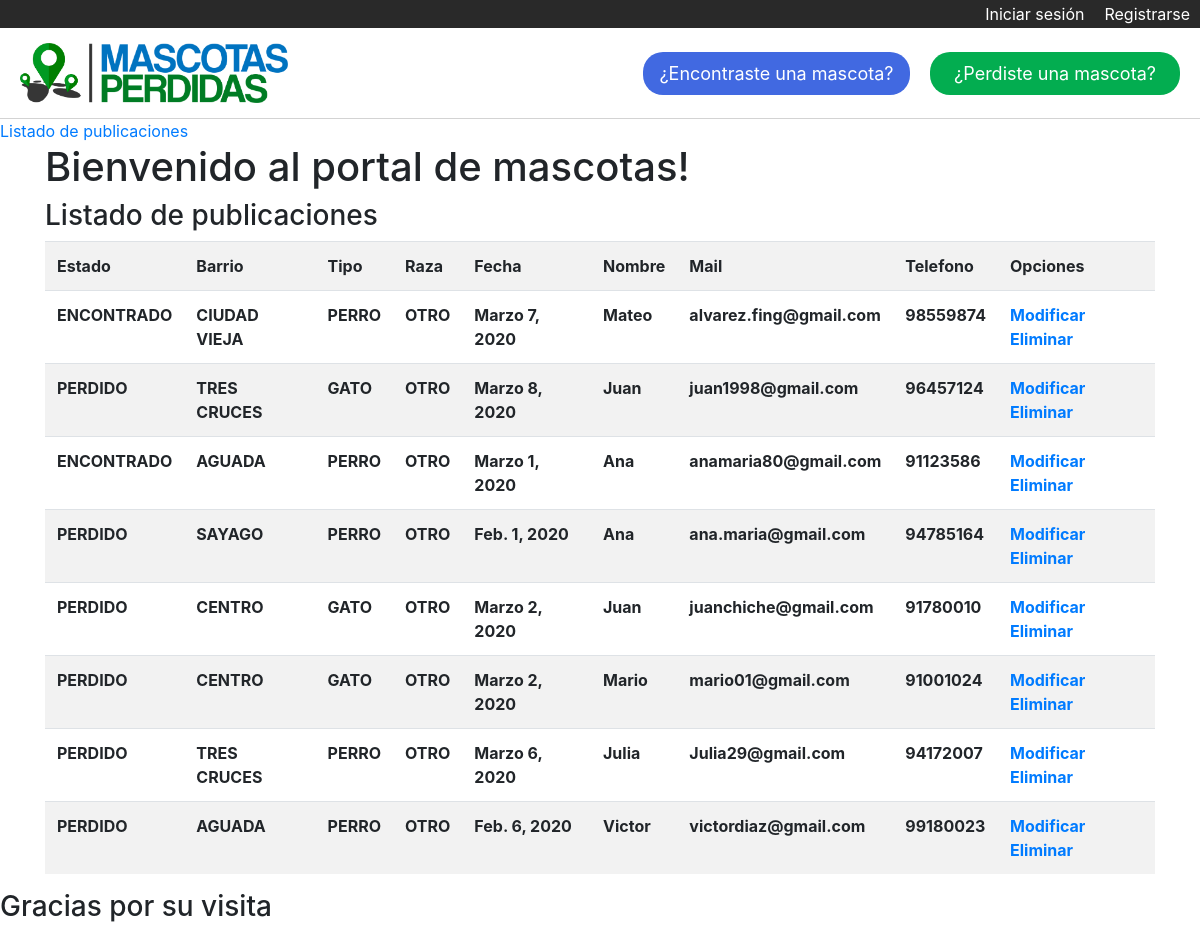
The page /listado_publicaciones/ on the database its author committed.
### Mascotas/models.py (models this page shows)
class MascotaPerdida(models.Model):
    estado = models.CharField(max_length=40)
    imagen = models.ImageField(null=True, blank=True)  # <---- NO SACAR EL NULL NI EL BLANK QUE SE ROMPE LA BBDD
    barrio = models.ForeignKey(Barrio, on_delete=models.CASCADE)
    tipo = models.ForeignKey(Tipo, on_delete=models.CASCADE)
    raza = models.ForeignKey(Raza, on_delete=models.CASCADE)
    fecha = models.DateField()
    nombre = models.CharField(max_length=40)
    mail = models.EmailField()
    telefono = models.IntegerField()
    descripcion = models.TextField()

class Barrio(models.Model):
    lugar = models.CharField(max_length=40)  # <---- Para indicar el barrio donde se perdio
    def __str__(self):
        return self.lugar

class Tipo(models.Model):
    especie = models.CharField(max_length=40)  # <---- Para indicar si es perro, gato, etc.
    def __str__(self):
        return self.especie

class Raza(models.Model):
    tipo = models.CharField(max_length=40)  # <---- Para indicar la raza del animal
    def __str__(self):
        return self.tipo

### Mascotasperdidas/views.py (the view)
# urls.py: path('listado_publicaciones/', Listado_publicaciones, name='listado_publicaciones'),
def Listado_publicaciones(request):
    listado = MascotaPerdida.objects.all()
    data = {
        'listado': listado
    }
    return render(request, 'listado_publicaciones.html', data)

### Mascotasperdidas/templates/listado_publicaciones.html (shortened to what this page needs)
{% extends 'base.html' %}
{% load static %}
{% block contenido %}
        <h3>Listado de publicaciones</h3>
        <table class="table table-striped">
            <tr>
                <th>Estado</th>
                <th>Barrio</th>
                <th>Tipo</th>
                <th>Raza</th>
                <th>Fecha</th>
                <th>Nombre</th>
                <th>Mail</th>
                <th>Telefono</th>
                <th>Opciones</th>
            </tr>
            {% for l in listado %}
                <tr>
                    <th>{{ l.estado }}</th>
                    <th>{{ l.barrio }}</th>
                    <th>{{ l.tipo }}</th>
                    <th>{{ l.raza }}</th>
                    <th>{{ l.fecha }}</th>
                    <th>{{ l.nombre }}</th>
                    <th>{{ l.mail }}</th>
                    <th>{{ l.telefono }}</th>
                    <th>
                        <a href="{% url 'modificar_publicaciones' l.id %}">Modificar</a>
                        <a href="#" onclick="ConfirmarEliminacion({{l.id}})">Eliminar</a>
                    </th>
                </tr>
            {% endfor %}
        </table>
{% endblock %}

### rows shown on the page
MascotaPerdida: estado "ENCONTRADO", barrio "CIUDAD VIEJA", tipo "PERRO", raza "OTRO", fecha "Marzo 7, 2020", nombre "Mateo", mail "alvarez.fing@gmail.com", telefono "98559874"
MascotaPerdida: estado "PERDIDO", barrio "TRES CRUCES", tipo "GATO", raza "OTRO", fecha "Marzo 8, 2020", nombre "Juan", mail "juan1998@gmail.com", telefono "96457124"
MascotaPerdida: estado "ENCONTRADO", barrio "AGUADA", tipo "PERRO", raza "OTRO", fecha "Marzo 1, 2020", nombre "Ana", mail "anamaria80@gmail.com", telefono "91123586"
MascotaPerdida: estado "PERDIDO", barrio "SAYAGO", tipo "PERRO", raza "OTRO", fecha "Feb. 1, 2020", nombre "Ana", mail "ana.maria@gmail.com", telefono "94785164"
MascotaPerdida: estado "PERDIDO", barrio "CENTRO", tipo "GATO", raza "OTRO", fecha "Marzo 2, 2020", nombre "Juan", mail "juanchiche@gmail.com", telefono "91780010"
MascotaPerdida: estado "PERDIDO", barrio "CENTRO", tipo "GATO", raza "OTRO", fecha "Marzo 2, 2020", nombre "Mario", mail "mario01@gmail.com", telefono "91001024"
MascotaPerdida: estado "PERDIDO", barrio "TRES CRUCES", tipo "PERRO", raza "OTRO", fecha "Marzo 6, 2020", nombre "Julia", mail "Julia29@gmail.com", telefono "94172007"
MascotaPerdida: estado "PERDIDO", barrio "AGUADA", tipo "PERRO", raza "OTRO", fecha "Feb. 6, 2020", nombre "Victor", mail "victordiaz@gmail.com", telefono "99180023"
